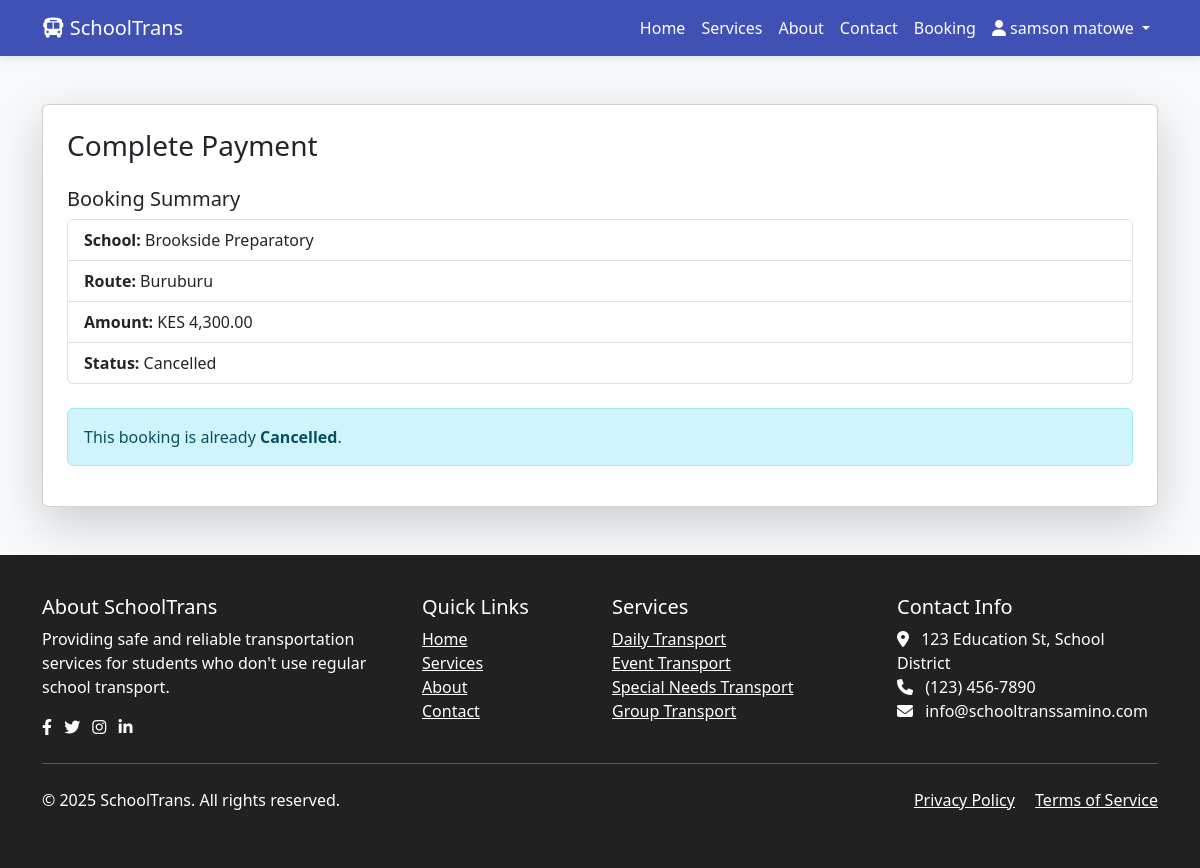
The app's page /payment.php?booking_id=7 (signed in) with its own data.
### tables this page shows
CREATE TABLE `bookings` (
  `id` int(11) NOT NULL,
  `user_id` int(11) NOT NULL,
  `school_id` int(11) NOT NULL,
  `student_id` int(11) DEFAULT NULL,
  `route_id` int(11) DEFAULT NULL,
  `vehicle_id` int(11) DEFAULT NULL,
  `pickup_location` varchar(255) DEFAULT NULL,
  `booking_date` date NOT NULL,
  `journey_date` date NOT NULL,
  `pickup_time` time DEFAULT NULL,
  `dropoff_time` time DEFAULT NULL,
  `status` enum('pending','confirmed','cancelled','completed') DEFAULT 'pending',
  `distance` decimal(5,2) DEFAULT NULL,
  `created_at` datetime DEFAULT current_timestamp(),
  `pickup_address` varchar(255) DEFAULT NULL,
  `pickup_lat` decimal(10,8) DEFAULT NULL,
  `pickup_lng` decimal(11,8) DEFAULT NULL,
  `dropoff_location` varchar(255) DEFAULT NULL,
  `dropoff_address` varchar(255) DEFAULT NULL,
  `dropoff_lat` decimal(10,8) DEFAULT NULL,
  `dropoff_lng` decimal(11,8) DEFAULT NULL,
  `service_type` varchar(50) NOT NULL DEFAULT 'daily',
  `amount` decimal(10,2) NOT NULL DEFAULT 0.00,
  `payment_status` enum('pending','paid') NOT NULL DEFAULT 'pending',
  `no_of_students` int(11) NOT NULL DEFAULT 1,
  `driver_remarks` text DEFAULT NULL
);

CREATE TABLE `schools` (
  `id` int(11) NOT NULL,
  `school_name` varchar(255) NOT NULL,
  `created_at` timestamp NOT NULL DEFAULT current_timestamp()
);

CREATE TABLE `routes` (
  `id` int(11) NOT NULL,
  `school_id` int(11) DEFAULT NULL,
  `route_name` varchar(100) NOT NULL,
  `start_point` varchar(100) NOT NULL,
  `end_point` varchar(100) NOT NULL,
  `stops` text DEFAULT NULL,
  `distance` decimal(5,2) DEFAULT NULL,
  `estimated_time` time DEFAULT NULL,
  `price` decimal(10,2) NOT NULL DEFAULT 0.00
);

### payment.php (the view, shortened to what this page needs)
<?php
include 'header.php';
$pdo = new PDO("mysql:host=localhost;dbname=school_transport", "root", "");
$pdo->setAttribute(PDO::ATTR_ERRMODE, PDO::ERRMODE_EXCEPTION);
$booking_id = $_GET['booking_id'];
$user_id = $_SESSION['user_id'];
$stmt = $pdo->prepare("SELECT b.*, r.route_name, r.price, s.school_name
                       FROM bookings b
                       LEFT JOIN routes r ON b.route_id = r.id
                       LEFT JOIN schools s ON b.school_id = s.id
                       WHERE b.id = ? AND b.user_id = ?");
$stmt->execute([$booking_id, $user_id]);
$booking = $stmt->fetch(PDO::FETCH_ASSOC);
?>
<div class="container my-5">
    <div class="card shadow-lg p-4">
        <h3 class="mb-4">Complete Payment</h3>
        <div class="mb-4">
            <h5>Booking Summary</h5>
            <ul class="list-group">
                <li class="list-group-item"><strong>School:</strong> <?= htmlspecialchars($booking['school_name']) ?></li>
                <li class="list-group-item"><strong>Route:</strong> <?= htmlspecialchars($booking['route_name']) ?></li>
                <li class="list-group-item"><strong>Amount:</strong> KES <?= number_format($booking['price'], 2) ?></li>
                <li class="list-group-item"><strong>Status:</strong> <?= ucfirst($booking['status']) ?></li>
            </ul>
        </div>
        <?php if ($booking['status'] == 'pending') : ?>
        <form action="stk_push.php" method="POST" class="row g-3">
            <input type="hidden" name="booking_id" value="<?= $booking['id'] ?>">
            <input type="hidden" name="amount" value="<?= $booking['price'] ?>">
            <div class="col-md-12">
                <label class="form-label">Enter M-PESA Phone Number</label>
                <input type="text" name="phone" class="form-control" placeholder="07XXXXXXXX" required>
            </div>
            <div class="col-12">
                <button type="submit" class="btn btn-success w-100">Proceed to Pay with M-PESA</button>
            </div>
        </form>
        <?php else: ?>
            <div class="alert alert-info">
                This booking is already <strong><?= ucfirst($booking['status']) ?></strong>.
            </div>
        <?php endif; ?>
    </div>
</div>
<?php include 'footer.php'; ?>

### header.php (style rules this page uses)
:root { --primary: #3f51b5; --secondary: #ff4081; --accent: #00bcd4; --light: #f5f5f5; --dark: #212121; }
body { font-family: 'Segoe UI', Tahoma, Geneva, Verdana, sans-serif; background-color: #f8f9fa; }

### records on screen
bookings: school.school_name "Brookside Preparatory", route.route_name "Buruburu", route.price "4,300.00", status "Cancelled"

### other values on screen
$_SESSION['full_name'] "samson matowe"
